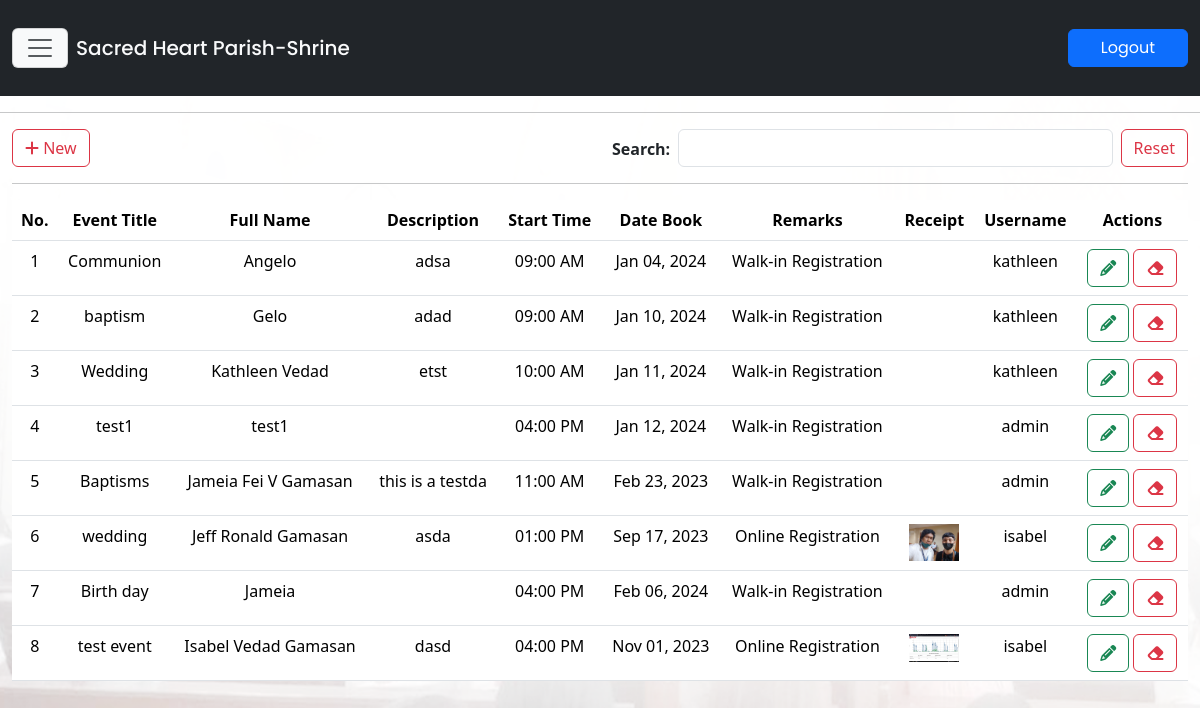
/main/events.php (signed in), run on the app's committed database.
### tables this page shows
CREATE TABLE `tbl_event` (
  `event_id` int(11) NOT NULL,
  `event_title` varchar(255) DEFAULT NULL,
  `event_name` varchar(255) DEFAULT NULL,
  `event_description` longtext DEFAULT NULL,
  `event_start_time` varchar(255) DEFAULT NULL,
  `date_entry` varchar(255) DEFAULT NULL,
  `remarks_event` varchar(255) DEFAULT NULL,
  `upload` longtext DEFAULT NULL,
  `username` varchar(255) NOT NULL,
  `encoded_by` varchar(255) DEFAULT NULL,
  `date_encoded` varchar(255) DEFAULT NULL,
  `edited_by` varchar(255) DEFAULT NULL,
  `date_updated` varchar(255) DEFAULT NULL
);

### inc/functions.php (called while the page is built, shortened)
<?php
include("conn.php");
$tbl_event_view = "SELECT * FROM tbl_event ORDER BY event_id DESC";
$tbl_event_list = $conn->query($tbl_event_view) or die();
?>

### main/events.php (the view, shortened to what this page needs)
<?php
require_once "../inc/functions.php";
?>
<!DOCTYPE html>
<html lang="en">
<?php require_once "template-parts/head.php"; ?>
<body>
<?php
require_once "template-parts/navLogin.php";
?>
<div class="container-fluid mt-5">
<div class="row">
<div class="col-md-12 mt-3">
<h5 class="">List of Events</h5>
</div>
</div>
</div>
<hr>
<div class="container-fluid">
<div class="row mb-md-3 mb-2">
<div class="col-md-6">
<a href="#" class="btn btn-outline-danger" type="button" data-bs-toggle="modal" data-bs-target="#modalAddEvents"><i class="fa-solid fa-plus"></i> New</a>
</div>
<div class="col-md-6 d-md-flex">
<label class="mt-2 me-1 fw-bolder">Search:</label> <input type="search" id="getEvents" class="form-control ms-1 me-2 getEventClass"> <a href="events" class="mt-md-0 mt-2 text-end text-md-start btn btn-outline-danger" type="button">Reset</a>
</div>
</div>
<hr>
<div class="row">
<div class="col-md-12">
<div class="table-responsive">
<div id="showEventData">
<table class="table table-hover" id="table-event">
<thead>
<tr class="text-center">
<th>No.</th>
<th>Event Title</th>
<th>Full Name</th>
<th>Description</th>
<th>Start Time</th>
<th>Date Book</th>
<th>Remarks</th>
<th>Receipt</th>
<th>Username</th>
<th>Actions</th>
</tr>
</thead>
<?php
$ctr = 1;
while($row = $tbl_event_list->fetch_assoc()){
$originalStartTime = $row["event_start_time"];
$dateStartTime = new DateTime($originalStartTime);
$formatDateStartTime = $dateStartTime->format("h:i A");
$originalEndTime = $row["date_entry"];
$dateEndTime = new DateTime($originalEndTime);
$formatDateEndTime = $dateEndTime->format("M d, Y");
?>
<tbody>
<tr class="text-center">
<td><?= $ctr; ?></td>
<td><?= $row["event_title"]; ?></td>
<td><?= $row["event_name"]; ?></td>
<td><?= $row["event_description"]; ?></td>
<td><?= $formatDateStartTime; ?></td>
<td><?= $formatDateEndTime; ?></td>
<td><?= $row["remarks_event"]; ?></td>
<td><?php
if ($row["upload"] == "") {
}else{
?>
<a href="../upload/<?= $row['upload']; ?>" type="button" target="_blank" class="text-danger fw-bolder text-decoration-none"><img class="img-fluid" width="50" height="50" src="../upload/<?= $row['upload']; ?>"></a>
<?php
}
?>
</td>
<td><?= $row["username"]; ?></td>
<td>
<a href="#" id="<?= $row['event_id']; ?>" class="btn btn-outline-success editEvent-data" type="button" data-bs-toggle="modal" data-bs-target="#modalUpdateEvent"><i class="fa-solid fa-pencil"></i></a> <a href="#" id="<?= $row['event_id']; ?>" type="button" class="btn btn-outline-danger deleteEvent-data" data-bs-toggle="modal" data-bs-target="#modalDeleteEvent"><i class="fa-solid fa-eraser"></i></a>
</td>
</tr>
</tbody>
<?php
$ctr++;
}
?>
</table>
</div>
</div>
</div>
</div>
</div>
</body>
</html>

### main/css/custom.css (style rules this page uses)
:root { --sofia: "Sofia", sans-serif; --arial: Arial; --tang: "Tangerine", serif; --Comic: "Comic Sans MS", cursive, sans-serif; --Roman: times new roman; --cursive: cursive; --bgGradient: linear-gradient(132deg, rgb(0,0,0), #8d8686); --yellowish: #a0e11f; --maroon: rgba(230,16,16,0.85); --blackish: rgba(0,0,0,0.71); --verdigis: #50a2a7; --divBackground: rgba(22, 22, 21, .6); --menuBackground: rgba(192, 146, 49, .8); --whiteBackground: rgba(251, 244, 248, .9); --stroke: rgb(19, 20, 21) 4px 0px 0px, rgb(19, 20, 21) 3.87565px 0.989616px 0px, rgb(19, 20, 21) 3.51033px 1.9177px 0px, rgb(19, 20, 21) 2.92676px 2.72656px 0px, rgb(19, 20, 21) 2.16121px 3.36588px 0px, rgb(19, 20, 21) 1.26129px 3.79594px 0px, rgb(19, 20, 21) 0.282949px 3.98998px 0px, rgb(19, 20, 21) -0.712984px 3.93594px 0px, rgb(19, 20, 21) -1.66459px 3.63719px 0px, rgb(19, 20, 21) -2.51269px 3.11229px 0px, rgb(19, 20, 21) -3.20457px 2.39389px 0px, rgb(19, 20, 21) -3.69721px 1.52664px 0px, rgb(19, 20, 21) -3.95997px 0.56448px 0px, rgb(19, 20, 21) -3.97652px -0.432781px 0px, rgb(19, 20, 21) -3.74583px -1.40313px 0px, rgb(19, 20, 21) -3.28224px -2.28625px 0px, rgb(19, 20, 21) -2.61457px -3.02721px 0px, rgb(19, 20, 21) -1.78435px -3.57996px 0px, rgb(19, 20, 21) -0.843183px -3.91012px 0px, rgb(19, 20, 21) 0.150409px -3.99717px 0px, rgb(19, 20, 21) 1.13465px -3.8357px 0px, rgb(19, 20, 21) 2.04834px -3.43574px 0px, rgb(19, 20, 21) 2.83468px -2.82216px 0px, rgb(19, 20, 21) 3.44477px -2.03312px 0px, rgb(19, 20, 21) 3.84068px -1.11766px 0px, rgb(19, 20, 21) 3.9978px -0.132717px 0px;; }
html,body { margin: 0; padding: 0; max-width: 100%; scroll-behavior: smooth; box-sizing: border-box; }

### data on the page
tbl_event: event_title "Communion", event_name "Angelo", event_description "adsa", event_start_time "09:00 AM", date_entry "Jan 04, 2024", remarks_event "Walk-in Registration", username "kathleen"
tbl_event: event_title "baptism", event_name "Gelo", event_description "adad", event_start_time "09:00 AM", date_entry "Jan 10, 2024", remarks_event "Walk-in Registration", username "kathleen"
tbl_event: event_title "Wedding", event_name "Kathleen Vedad", event_description "etst", event_start_time "10:00 AM", date_entry "Jan 11, 2024", remarks_event "Walk-in Registration", username "kathleen"
tbl_event: event_title "test1", event_name "test1", event_start_time "04:00 PM", date_entry "Jan 12, 2024", remarks_event "Walk-in Registration", username "admin"
tbl_event: event_title "Baptisms", event_name "Jameia Fei V Gamasan", event_description "this is a testda", event_start_time "11:00 AM", date_entry "Feb 23, 2023", remarks_event "Walk-in Registration", username "admin"
tbl_event: event_title "wedding", event_name "Jeff Ronald Gamasan", event_description "asda", event_start_time "01:00 PM", date_entry "Sep 17, 2023", remarks_event "Online Registration", upload (picture), username "isabel"
tbl_event: event_title "Birth day", event_name "Jameia", event_start_time "04:00 PM", date_entry "Feb 06, 2024", remarks_event "Walk-in Registration", username "admin"
tbl_event: event_title "test event", event_name "Isabel Vedad Gamasan", event_description "dasd", event_start_time "04:00 PM", date_entry "Nov 01, 2023", remarks_event "Online Registration", upload (picture), username "isabel"
